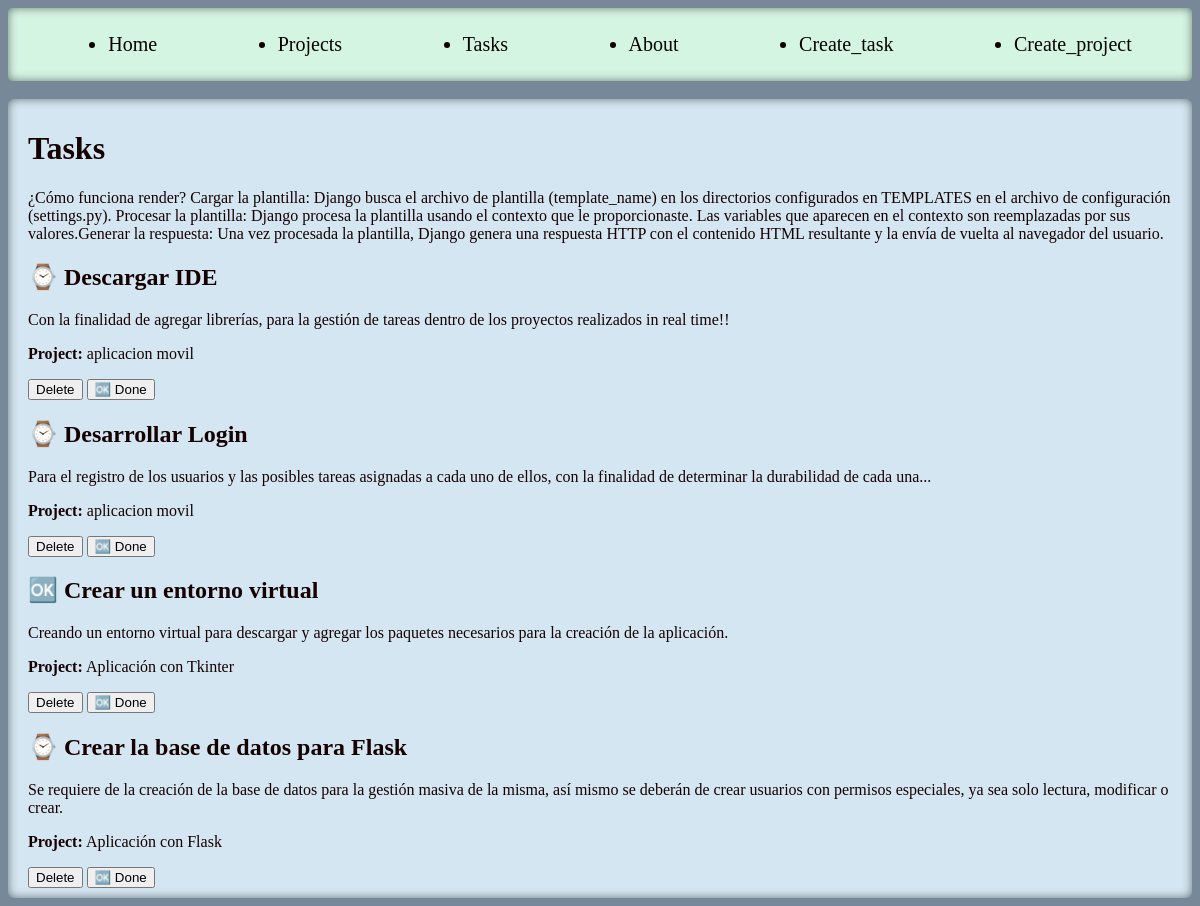
The page /tasks/ on the database as committed earlier.
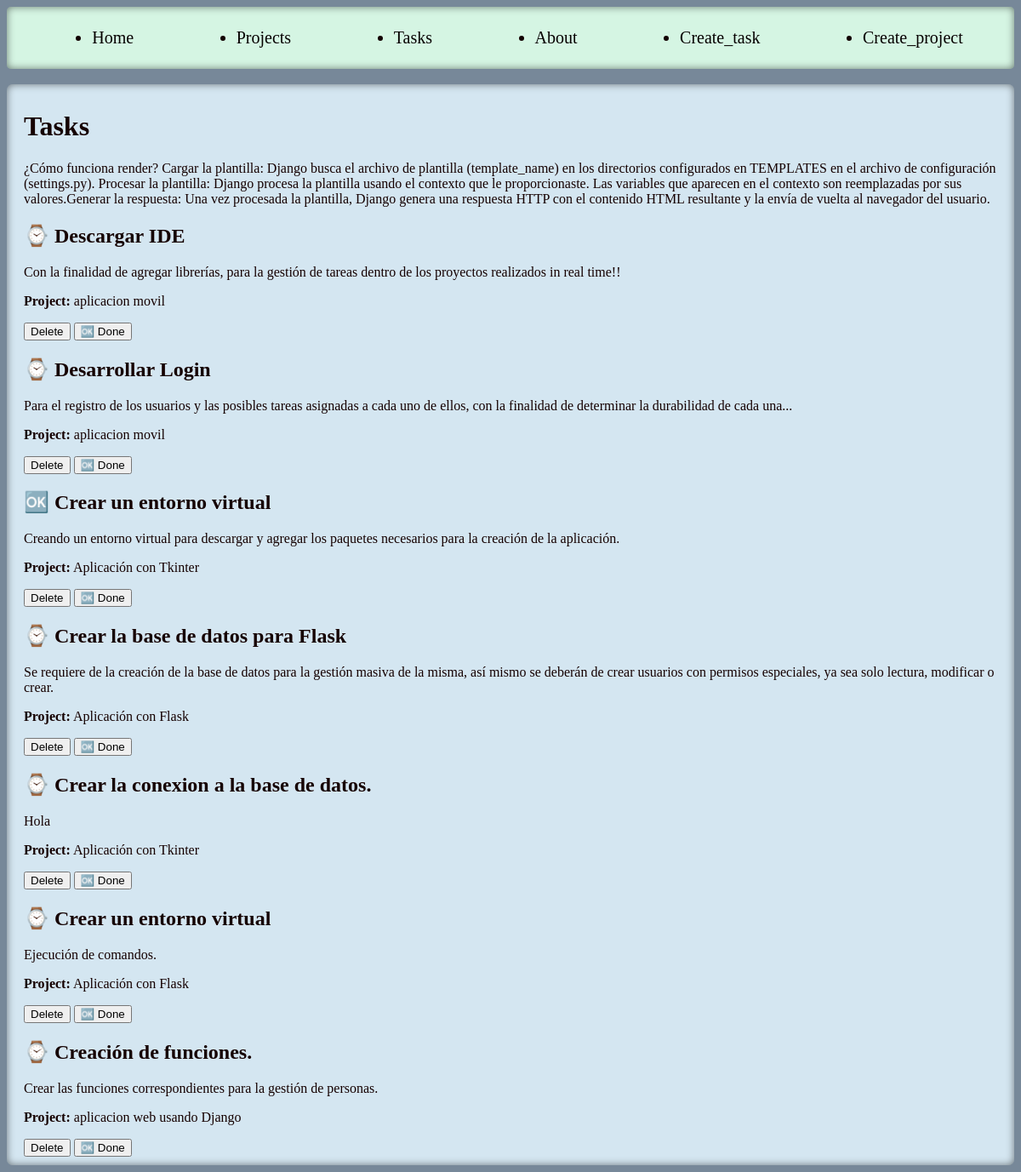
The same page on the database as committed later.
### myapp/models.py (models this page shows, shortened)
class Task(models.Model):
    title = models.CharField(max_length=200)
    description = models.TextField()
    project = models.ForeignKey(Project, on_delete=models.CASCADE)
    done = models.BooleanField(default=False)

class Project(models.Model):
    name = models.CharField(max_length=200)

### myapp/views.py (the view)
# urls.py: path('tasks/', views.tasks, name='tasks'),
def tasks(request):
    tasks = Task.objects.all()
    return render(request, 'task/tasks.html', {
        'tasks': tasks
    })

### myapp/Templates/task/tasks.html (shortened to what this page needs)
{% extends "layout/base.html" %}
{% block content %}
<h1>Tasks</h1>
<p>¿Cómo funciona render?
Cargar la plantilla: Django busca el archivo de plantilla (template_name) en los directorios configurados en TEMPLATES en el archivo de configuración (settings.py).
Procesar la plantilla: Django procesa la plantilla usando el contexto que le proporcionaste. Las variables que aparecen en el contexto  son reemplazadas por sus valores.Generar la respuesta: Una vez procesada la plantilla, Django genera una respuesta HTTP con el contenido HTML resultante y la envía de vuelta al navegador del usuario.
</p>
{% for task in tasks%}
    <div>
    <h2>{% if task.done == False %} ⌚ {% else %} 🆗 {% endif %} {{task.title}}</h2>
    <p>{{task.description}}</p>
    <p><strong>Project:</strong> {{task.project.name}}</p>
    <div>
        <button>Delete</button>
        <button>🆗 Done</button>
    </div>
    </div>
{% endfor %}
{% endblock %}

### myapp/Templates/layout/base.html (shortened to what this page needs)
{% load static%}
<!DOCTYPE html>
<html lang="en">
<head>
    <link rel='stylesheet' href='{% static "styles/main.css" %}'>
</head>
<body>
    <nav class="navbar">
        <ul>
            <li>
                <a href="/">Home</a>
            </li>
            <li>
                <a href="/projects">Projects</a>
            </li>
            <li>
                <a href="/tasks">Tasks</a>
            </li>
            <li>
                <a href="/about">About</a>
            </li>
            <li>
                <a href="/create_task">Create_task</a>
            </li>
            <li>
                <a href="{% url 'create_project' %}">Create_project</a>
            </li>
        </ul>
    </nav>
    <br>
    <main class='container'>
    {% block content %}
    {% endblock  %}
    </main>
</body>
</html>

### myapp/static/styles/main.css (style rules this page uses)
body { background-color: #778899; color: rgb(21, 1, 1); }
.navbar { background-color: #d5f5e3; color: rgb(18, 1, 1); padding: 5px 0; border-radius: 5px; font-size:20px ; box-shadow: inset 0 0 10px rgba(0, 0, 0, 0.5); }
.navbar ul { display: flex; justify-content: space-around; }
.navbar ul li a { color: rgb(6, 0, 0); text-decoration: none; }
.container { max-width: 1200px; background-color: #d4e6f1; margin: auto; border-radius: 7px; box-shadow: inset 0 0 10px rgba(0, 0, 0, 0.5); padding: 10px 20px; }

Rows that differ between the two databases and show on the page:
added Task: title "Crear la conexion a la base de datos.", description "Hola", project.name "Aplicación con Tkinter"
added Task: title "Crear un entorno virtual", description "Ejecución de comandos.", project.name "Aplicación con Flask"
added Task: title "Creación de funciones.", description "Crear las funciones correspondientes para la gestión de personas.", project.name "aplicacion web usando Django"
